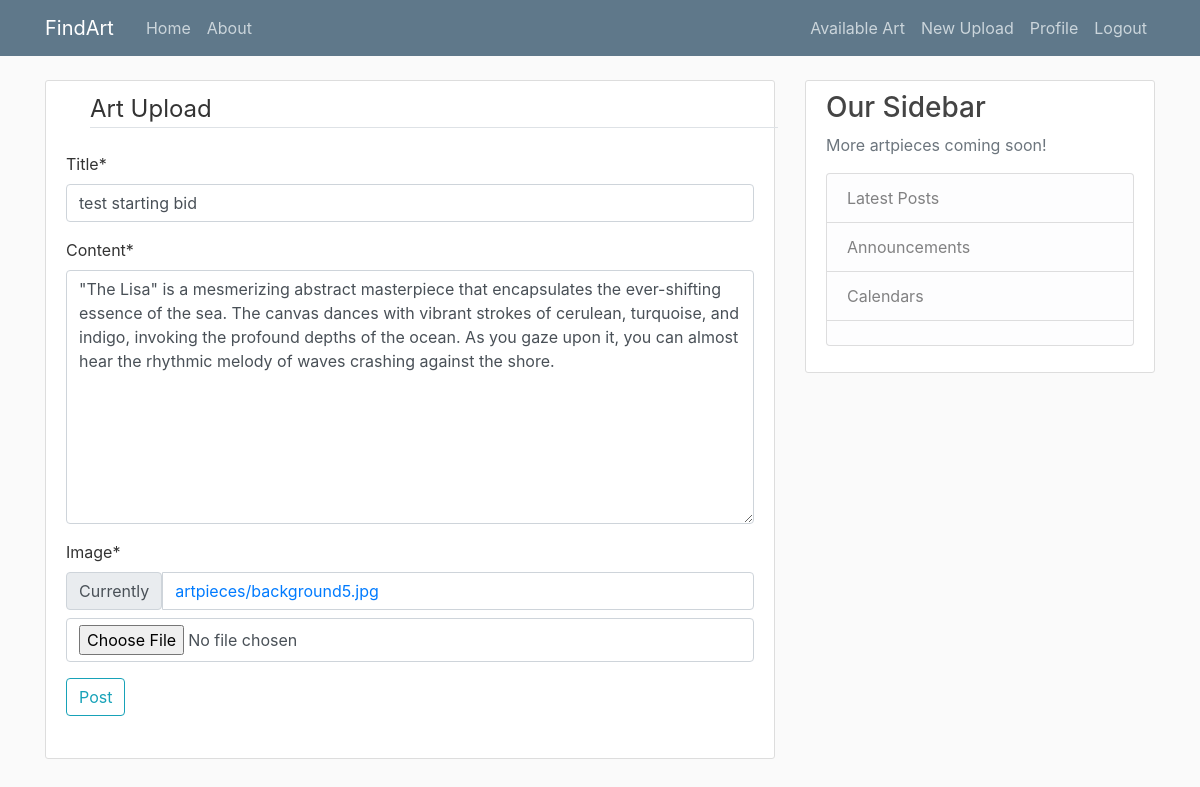
Page /post/9/update (signed in) on the committed database.
### art/models.py (models this page shows, shortened)
class Post(models.Model):
    title = models.CharField(max_length=100)
    content = models.TextField()
    date_posted = models.DateTimeField(default=timezone.now)
    Artist = models.ForeignKey(User, on_delete = models.CASCADE)
    image = models.ImageField(default='default.jpg', upload_to='artpieces/')
    starting_bid = models.IntegerField(blank=True, null=True)

### art/views.py (the view, shortened to what this page needs)
# urls.py: path('post/<int:pk>/update',PostUpdateView.as_view(),name = 'post-update'),
class PostUpdateView(LoginRequiredMixin, UserPassesTestMixin, UpdateView):
    model = Post
    fields = ['title', 'content', 'image']
    def test_func(self):
        post = self.get_object()
        if self.request.user == post.Artist:
            return True
        return False

### art/templates/art/post_form.html (shortened to what this page needs)
{% extends "art/corey_base.html" %}
{% load crispy_forms_tags %}
{% block content %}
    <div class="content-section">
        <form method="POST" enctype="multipart/form-data">
            <fieldset class = "form-group">
                <legend class="border-bottom m-4">Art Upload</legend>
                {{ form|crispy }}
                <div class = "form-group">
                    <button class="btn btn-outline-info type="submit:>Post</button>
                </div>
            </fieldset>
        </form>
    </div>
{% endblock content %}

### art/static/art/main.css (style rules this page uses)
body { background: #fafafa; color: #333333; margin-top: 5rem; }
.content-section { background: #ffffff; padding: 10px 20px; border: 1px solid #dddddd; border-radius: 3px; margin-bottom: 20px; }

### rows in the picture
Post: title "test starting bid", content "\"The Lisa\" is a mesmerizing abstract masterpiece that encapsulates the ever-shifting essence of the sea. The canvas dances with vibrant strokes of cerulean, turquoise, and indigo, invoking the profound depths of the ocean. As you gaze upon it, you can almost hear the rhythmic melody of waves crashing against the shore."
